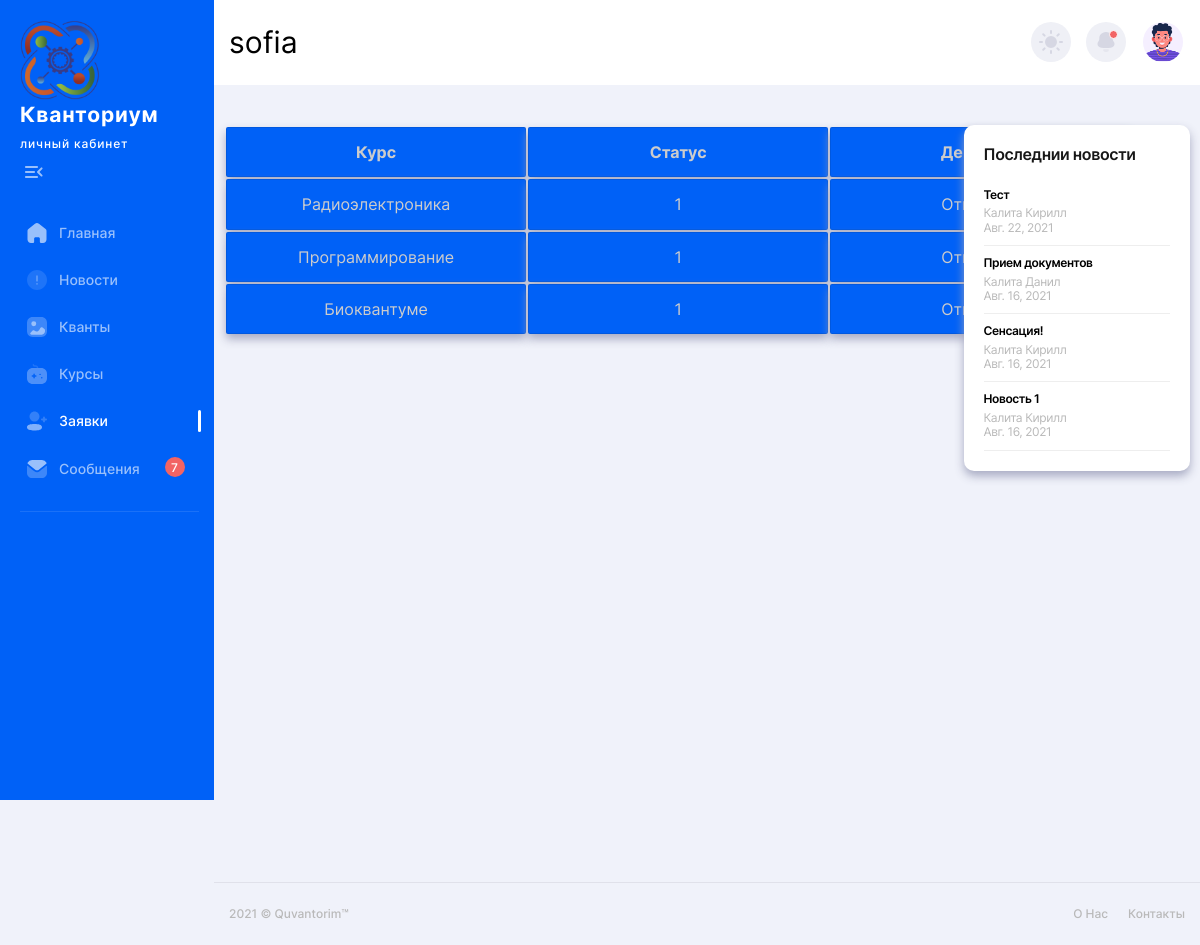
Screenshot of /bid/ (signed in) with the database file from the repository.
### manager/models.py (models this page shows, shortened)
class claim(models.Model):
    user =   models.ForeignKey(User, on_delete=models.CASCADE, null=True)#ManyToManyField(User)  # Привязываем к модели юзер
    course = models.ForeignKey(Course, on_delete=models.CASCADE, null=True)#ManyToManyField(User)(Course)   #ForeignKey(Course, on_delete=models.CASCADE, null=True)  # Привязываем к модели курс
    data = models.DateField(null=True, blank=True)
    type_cours = models.CharField(max_length=1, choices=type_course, null=True)
    status = models.CharField(max_length=30,  null=True)

class Course(models.Model):
    name = models.CharField(max_length=30, blank=True)
    zag = models.CharField(max_length=200, blank=True)
    body = models.TextField(null=True, blank=True)
    data_create = models.DateField(null=True, blank=True)
    type_cours = models.CharField(max_length=1, choices=type_course, null=True)
    def __str__(self):
        return self.name

class novelty(models.Model):
    name = models.CharField(max_length=30, blank=True)
    heading = models.CharField(max_length=30, blank=True)
    body = models.TextField()
    data = models.DateField(null=True, blank=True)
    time =  models.TimeField(null=True, blank=True)

### manager/views.py (the view)
# urls.py: path('bid/', views.bid, name='bid'),
def bid(request):
    data={}
    data.update(init_news(request))
    data['zaivki'] = claim.objects.filter(user_id=request.user.id)
    if data['zaivki'].count() ==0:
        data['error'] = 1
    if request.GET.get('id'):
        try:
            za=claim.objects.get(id=request.GET['id'])
            za.delete()
        except claim.DoesNotExist:
            print("error")
    return render(request, 'manager/zaivki/zaivki.html', data)

### manager/functional.py (called while the page is built)
def init_news(request):
    datas={}
    datas['new'] = novelty.objects.all().order_by('-data').order_by('-time')[:settings.NEWS_COLUMN]
    datas['admins'] = request.user.has_perm('manager.can_admins')
    datas['exit'] = request.user.is_authenticated
    return datas

### templates/manager/zaivki/zaivki.html (shortened to what this page needs)
{% extends "manager/main.html" %}
{% block bar %}
  {% if user.is_authenticated %}   sidebar {% else %}  sidebarno {% endif %}
{% endblock %}
{% block zaiv_activ %}
 active
{% endblock %}
{% block namepage %}
      {{ user.username }}
{% endblock %}
{% block content %}
    <main class="main users chart-page" id="skip-target">
      <div class="container">
        <div class="row">
          <div class="col-lg-9">
             <div class="text">
             {% if not error == 1  %}
                    <table class="tabl_zaiv">
                            <tr>
                                <th class="name">Курс</th>
                                <th class="name">Статус</th>
                                <th class="name"> Действие </th>
                             </tr>
                  {% for ziv in zaivki %}
                        <tr>
                          <td class="names2">  <a href=""> {{ ziv.course }}  </a>   </td>
                          <td class="names2">  <a href=""> {{ ziv.status }}  </a>   </td>
                          <td class="names3">  <a href="?id={{ ziv.id }}">  Отменить  </a>   </td>
                        </tr>
                            {% endfor %}
                 </table>
             {% else %}
                    <h1> У вас нет заявок</h1>
             {% endif %}
              </div>
            </div>
          <div class="col-lg-3">
            {% include 'manager/news/show_news.html' %}
          </div>
        </div>
      </div>
    </main>
{% endblock %}

### templates/manager/news/show_news.html (shortened to what this page needs)
     <article class="white-block">
              <div class="top-cat-title">
                <h3>Последнии новости </h3>
              </div>
              <ul class="top-cat-list">
                  {% for news in new %}
                <li>
                  <a href="{% url 'new_post' news.id %}">
                    <div class="top-cat-list__title">
                     {{ news.heading }}
                    </div>
                    <div class="top-cat-list__subtitle">
                       {{ news.name }} <br>
                      {{ news.data }}
                    </div>
                  </a>
                  {% endfor %}
              </ul>
            </article>

### rows the page displays
claim: course "Радиоэлектроника", status "1"
claim: course "Программирование", status "1"
claim: course "Биоквантуме", status "1"
novelty: heading "Тест", name "Калита Кирилл", data "Авг. 22, 2021"
novelty: heading "Прием документов", name "Калита Данил", data "Авг. 16, 2021"
novelty: heading "Сенсация!", name "Калита Кирилл", data "Авг. 16, 2021"
novelty: heading "Новость 1", name "Калита Кирилл", data "Авг. 16, 2021"

### other values shown
{{ user.username }} "sofia"
